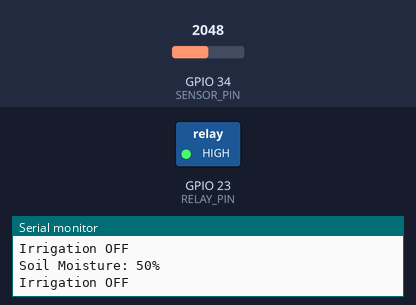
This sketch was run on a simulated ESP32. Shown: switched loads named in the sketch (green lamp = pin HIGH), the last lines printed to the serial monitor. Inputs (shaded band) come from the test bench; at power-on: GPIO 34 (SENSOR_PIN) = 2048.

Above: at 2.8 s.
2.9 s: GPIO 34 (SENSOR_PIN) set to 2877
5.6 s: GPIO 34 (SENSOR_PIN) set to 2957
At 6.5 s:
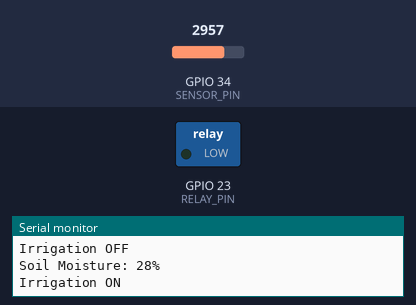
8.3 s: GPIO 34 (SENSOR_PIN) set to 2866
At 10.8 s:
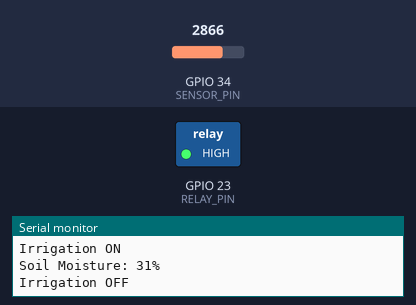
11.5 s: GPIO 34 (SENSOR_PIN) set to 3603
At 12.3 s:
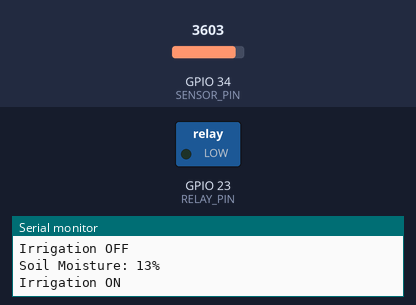
Timing chart, 0 to 14.5 s (numbered marks = the images above; inputs shaded):
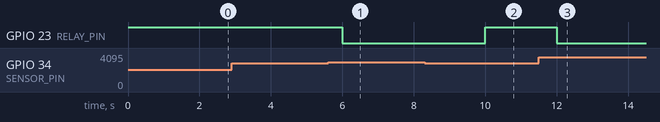

The sketch:

sensors.ino
```cpp
#define SENSOR_PIN 34
#define RELAY_PIN 23

int moistureValue = 0;
int threshold = 30;  // Moisture threshold in %

void setup() {
  Serial.begin(115200);
  pinMode(RELAY_PIN, OUTPUT);
  digitalWrite(RELAY_PIN, HIGH); // Valve OFF initially
}

void loop() {
  moistureValue = analogRead(SENSOR_PIN);
  int percentage = map(moistureValue, 0, 4095, 100, 0);

  Serial.print("Soil Moisture: ");
  Serial.print(percentage);
  Serial.println("%");

  if (percentage < threshold) {
    digitalWrite(RELAY_PIN, LOW);  // Valve ON
    Serial.println("Irrigation ON");
  } else {
    digitalWrite(RELAY_PIN, HIGH); // Valve OFF
    Serial.println("Irrigation OFF");
  }

  delay(2000);
}
```

Measured:
- the behaviour switches between 2907 and 2908 on GPIO 34 (SENSOR_PIN) (found by bisection; images 0 and 1)
- after the input at 5.6 s, GPIO 23 (RELAY_PIN): HIGH → LOW after 0.40 s
- after the input at 8.3 s, GPIO 23 (RELAY_PIN): LOW → HIGH after 1.7 s
- after the input at 11.5 s, GPIO 23 (RELAY_PIN): HIGH → LOW after 0.50 s
